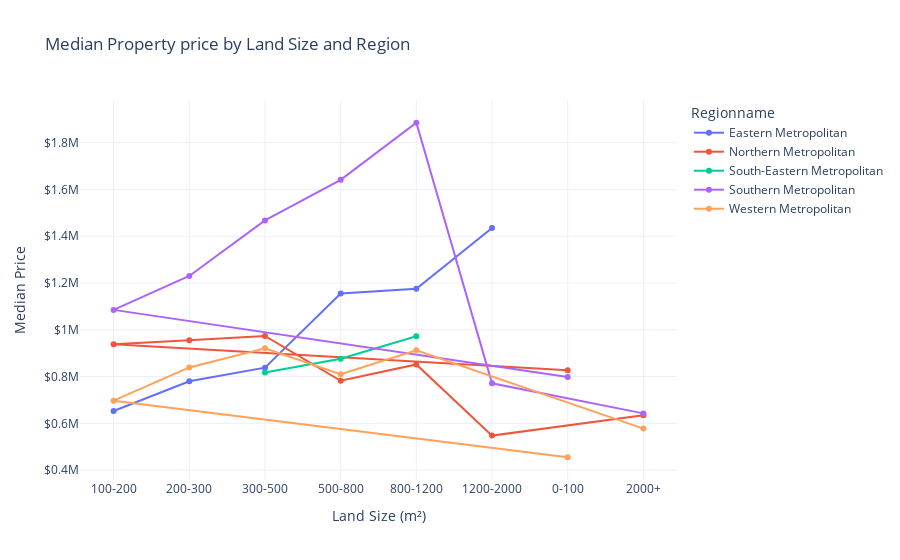

Notebook source saved alongside this figure:
### Code cell
fig = px.line(
    priceLandRegion,
    x = "Landsize_bin",
    y = "median_price",
    color = "Regionname",
    markers=True,
    title= "Median Property price by Land Size and Region"
)

fig.update_layout(
    xaxis_title = "Land Size (m²)",
    yaxis_title = "Median Price",
    yaxis_tickprefix = "$",
    template = "plotly_white"
)

fig.show()

### Figure 1 — Plotly figure (JSON) as saved in the notebook; plotly's stock layout.template omitted (floating-point values rounded to 4 significant figures)
{"data": [{"hovertemplate": "Regionname=Eastern Metropolitan<br>Landsize_bin=%{x}<br>median_price=%{y}<extra></extra>", "legendgroup": "Eastern Metropolitan", "line": {"color": "#636efa", "dash": "solid"}, "marker": {"symbol": "circle"}, "mode": "lines+markers", "name": "Eastern Metropolitan", "orientation": "v", "showlegend": true, "type": "scatter", "x": ["100-200", "200-300", "300-500", "500-800", "800-1200", "1200-2000"], "xaxis": "x", "y": [652500.0, 780000.0, 838000.0, 1155000.0, 1175000.0, 1435000.0], "yaxis": "y"}, {"hovertemplate": "Regionname=Northern Metropolitan<br>Landsize_bin=%{x}<br>median_price=%{y}<extra></extra>", "legendgroup": "Northern Metropolitan", "line": {"color": "#EF553B", "dash": "solid"}, "marker": {"symbol": "circle"}, "mode": "lines+markers", "name": "Northern Metropolitan", "orientation": "v", "showlegend": true, "type": "scatter", "x": ["0-100", "100-200", "200-300", "300-500", "500-800", "800-1200", "1200-2000", "2000+"], "xaxis": "x", "y": [827000.0, 938500.0, 955000.0, 973800.0, 782000.0, 851800.0, 547500.0, 635000.0], "yaxis": "y"}, {"hovertemplate": "Regionname=South-Eastern Metropolitan<br>Landsize_bin=%{x}<br>median_price=%{y}<extra></extra>", "legendgroup": "South-Eastern Metropolitan", "line": {"color": "#00cc96", "dash": "solid"}, "marker": {"symbol": "circle"}, "mode": "lines+markers", "name": "South-Eastern Metropolitan", "orientation": "v", "showlegend": true, "type": "scatter", "x": ["300-500", "500-800", "800-1200"], "xaxis": "x", "y": [817800.0, 876000.0, 972500.0], "yaxis": "y"}, {"hovertemplate": "Regionname=Southern Metropolitan<br>Landsize_bin=%{x}<br>median_price=%{y}<extra></extra>", "legendgroup": "Southern Metropolitan", "line": {"color": "#ab63fa", "dash": "solid"}, "marker": {"symbol": "circle"}, "mode": "lines+markers", "name": "Southern Metropolitan", "orientation": "v", "showlegend": true, "type": "scatter", "x": ["0-100", "100-200", "200-300", "300-500", "500-800", "800-1200", "1200-2000", "2000+"], "xaxis": "x", "y": [798500.0, 1085000.0, 1230000.0, 1468000.0, 1641000.0, 1885000.0, 771000.0, 642500.0], "yaxis": "y"}, {"hovertemplate": "Regionname=Western Metropolitan<br>Landsize_bin=%{x}<br>median_price=%{y}<extra></extra>", "legendgroup": "Western Metropolitan", "line": {"color": "#FFA15A", "dash": "solid"}, "marker": {"symbol": "circle"}, "mode": "lines+markers", "name": "Western Metropolitan", "orientation": "v", "showlegend": true, "type": "scatter", "x": ["0-100", "100-200", "200-300", "300-500", "500-800", "800-1200", "2000+"], "xaxis": "x", "y": [455000.0, 697000.0, 839000.0, 921000.0, 810000.0, 912500.0, 577500.0], "yaxis": "y"}], "layout": {"legend": {"title": {"text": "Regionname"}, "tracegroupgap": 0}, "title": {"text": "Median Property price by Land Size and Region"}, "xaxis": {"anchor": "y", "domain": [0, 1], "title": {"text": "Land Size (m²)"}}, "yaxis": {"anchor": "x", "domain": [0, 1], "tickprefix": "$", "title": {"text": "Median Price"}}}}
